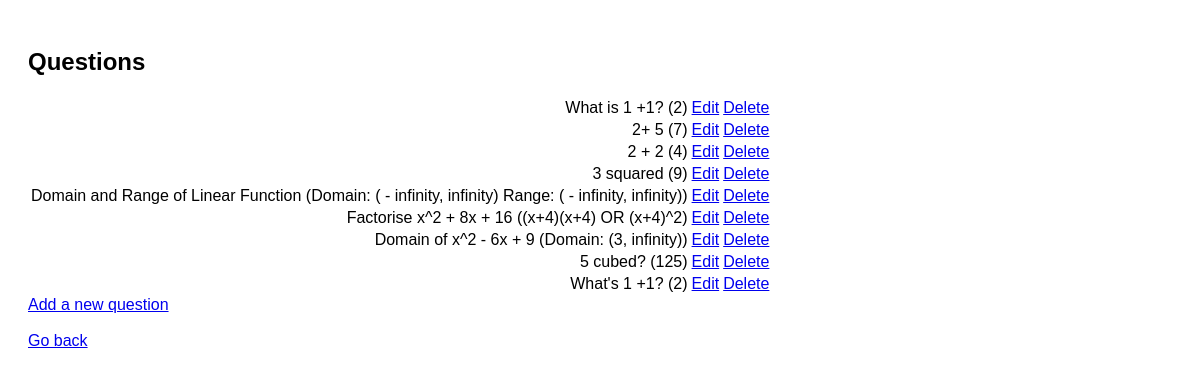
Before: /eduprod/questions/ (signed in) with the older database file.
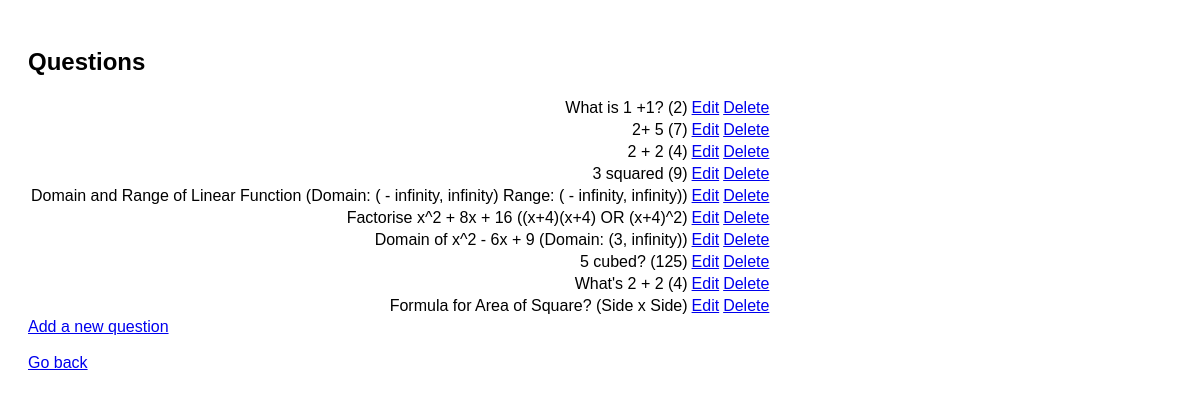
After: the same page with the newer database file.
### eduprod/models.py (models this page shows, shortened)
class Question(models.Model):
    question_text = models.CharField(max_length=200)
    answer_text = models.TextField()
    category = models.CharField(max_length=50, default='General')  # Adding the 'category' field

### eduprod/views.py (the view)
# urls.py: path('questions/', QuestionList.as_view(), name='question_list'),
class QuestionList(LoginRequiredMixin, ListView):
    model = Question
    context_object_name = 'questions'
    template_name = 'eduprod/question_list.html'

### eduprod/templates/eduprod/question_list.html
{% extends "eduprod/layout.html" %}
{% block body %}
<h2>Questions</h2>
<table>
    {% for question in questions %}
    <tr><td style="text-align:right;">
            {{ question.question_text }} ({{ question.answer_text }})
        </td>
        <td>
            <a href="{% url 'eduprod:question_edit' question.id %}">Edit</a>
        </td>
        <td>
            <a href="{% url 'eduprod:question_delete' question.id %}">Delete</a>
        </td>
    </td></tr>
    {% endfor %}
</table>
<a href="{% url 'eduprod:question_add' %}">Add a new question</a>
<br></br>
<a href="{% url 'eduprod:index'%}">Go back</a>
{% endblock %}

### eduprod/templates/eduprod/layout.html (shortened to what this page needs)
{% load static %}
<!DOCTYPE html>
<html lang="en">
<head>
    <link href="{% static 'eduprod/styles.css' %}" rel="stylesheet">
</head>
<body>
    {% block body %}
    {% endblock %}
</body>
</html>

### eduprod/static/eduprod/styles.css (style rules this page uses)
body { font-family: Arial, sans-serif; padding: 20px; }

Changed rows visible on the page:
removed Question: question_text "What's 1 +1?", answer_text "2"
added Question: question_text "What's 2 + 2", answer_text "4"
added Question: question_text "Formula for Area of Square?", answer_text "Side x Side"
